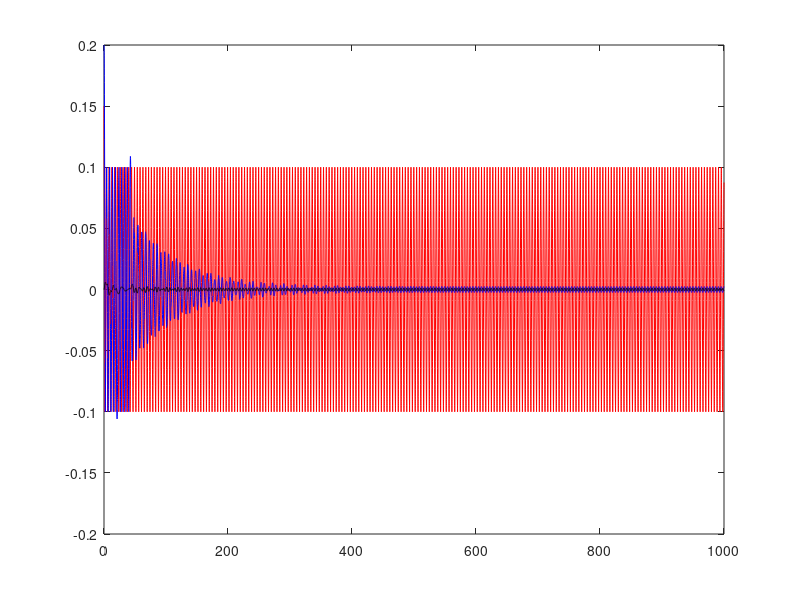

This chart was generated by the following MATLAB code:
function clocks
% Set the clock parameters
Phi = 0.1;
gamma = 0.01;
c = 1;
e = 0.05;
% Set the platform parameters
Gamma = 0.1;
omega = 0.5;
mu = 0.02;
% Define the matrix
A = [0 1 0 0 0 0;
    -1 -2*gamma 0 0 0 0;
    0 0 0 1 0 0;
    0 0 -1/(1-2*mu) -2*gamma/(1-2*mu) 2*omega^2/(1-2*mu) 4*Gamma/(1-2*mu);
    0 0 0 0 0 1;
    0 0 mu/(1-2*mu) 2*mu*gamma/(1-2*mu) -omega^2/(1-2*mu) -2*Gamma/(1-2*mu)];
% Define the initial conditions (using original variables)
angle1 = 0.15;
velangle1 = -0.1;
angle2 = 0.2;
velangle2 = 0;
y = 0;
ydot = 0;
% Convert to the sum and difference
delta = angle1 - angle2;
deltadot = velangle1 - velangle2;
sigma = angle1 + angle2;
sigmadot = velangle1 + velangle2;
% pack them into an appropriate vector
init = [delta;deltadot;sigma;sigmadot;y;ydot];
% Define the start and end times
Tstart=0;
Tend=1000;
% Define the events function
options = odeset('Events',@escapement);
% Set the figure window
clf
while Tstart < Tend
    % Solve the ODEs until there is an event
    [t,vars,te,ye,ie]=ode45(@clockodes,[Tstart Tend],init,options);
    % Get the angles and velocities
    angle1 = (vars(:,1)+vars(:,3))/2;
    angle2 = (vars(:,3)-vars(:,1))/2;
    velangle1 = (vars(:,2)+vars(:,4))/2;
    velangle2 = (vars(:,4)-vars(:,2))/2;
    plot(t,angle1,'r'), hold on
    plot(t,angle2,'b')
    plot(t,vars(:,5),'k')
    % Update the initial conditions
    init = vars(end,:)';
    % Get the angle velocities
    anglevel1 = (init(2)+init(4))/2;
    anglevel2 = (init(4)-init(2))/2;
    % Determine how many events
    numevs = length(ie);
    % Engage the kick
    for j = 1:numevs
        state = ie(j);
        if state==1
            anglevel1 = -(1-c)*anglevel1 - e;
        end
        if state==3
            anglevel1 = -(1-c)*anglevel1 + e;
        end
        if state==2
            anglevel2 = -(1-c)*anglevel2 - e;
        end
        if state==4
            anglevel2 = -(1-c)*anglevel2 + e;
        end
    end
    % update the sum and difference
    init(2) = anglevel1-anglevel2;
    init(4) = anglevel1+anglevel2;
    % Update the start time
    Tstart = t(end);
end
eig(A)

    function derivs = clockodes(t,vars)
        derivs = A*vars;
    end

    function[value,isterminal,direction]=escapement(t,vars)
        value = [(vars(1)+vars(3))/2-Phi; (vars(3)-vars(1))/2-Phi;
            (vars(1)+vars(3))/2+Phi; (vars(3)-vars(1))/2+Phi];
        isterminal = [1;1;1;1];
        direction = [1;1;-1;-1];
    end
end